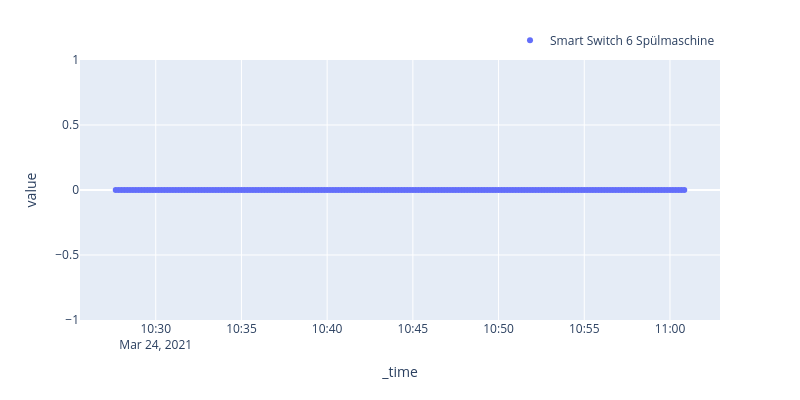

The notebook cell this image was saved under:
### Code cell
# df has columns: timestamp, energy_Wh  (each row is an amount, not a meter reading)
df = new_df.copy()
# df['_time'] = pd.to_datetime(df['_time'], utc=True, errors='coerce')
# df = df.resample('10s').mean()
df.to_csv('before_before.csv')
s = (df.groupby('_time', as_index=True)['Smart Switch 6 Spülmaschine']      # combine duplicate timestamps, if any
       .sum()
       .sort_index()
       .cumsum())                                             # cumulative energy

d = s.index.to_series().diff().dropna()
print(pd.Series({
    'min': d.min(), 'max': d.max(), 'median': d.median(), 'mean': d.mean()
}))

s_sampled = s.resample('10s', label='right', closed='right').last().ffill()

# print(s_sampled)

# s.index = pd.to_datetime(s.index, format='ISO8601', utc=True)
# if not isinstance(s.index, pd.DatetimeIndex):
#     s.index = pd.to_datetime(s.index, utc=True)
# s = s.sort_index()
# s.to_csv('test_before.csv')

# # s['timestamp'] = pd.to_datetime(s.index, utc=True, format='ISO8601')
# s_sampled = s.resample('10s', label='right', closed='right').last()
print(s_sampled)
s_sampled.to_csv('test_interpolation.csv')
# interpolated_s = interpolate_small_gaps_series(s_sampled, freq='10s', threshold="10h")
# print(interpolated_s)


# # put on a regular grid, e.g. 15 minutes
# idx = pd.date_range(s.index.min().floor('15min'),
#                     s.index.max().ceil('15min'),
#                     freq='15min', tz=s.index.tz)
# cum_Wh = s.reindex(idx).ffill().fillna(0)    

# fig = px.scatter(s_sampled[:2000])
fig = px.scatter(s[:200])
fig.update_layout(height=400)
fig.update_layout(width=800)
fig.update_layout(legend=dict(
    title=None,
    orientation="h",
    yanchor="bottom",
    y=1.02,
    xanchor="right",
    x=1
))
fig.show()

### Figure 1 — Plotly figure (JSON) as saved in the notebook; plotly's stock layout.template omitted (floating-point values rounded to 4 significant figures; data arrays with more than 128 entries replaced by an {"elided": "..."} marker saying what was removed)
{"data": [{"hovertemplate": "variable=Smart Switch 6 Spülmaschine<br>_time=%{x}<br>value=%{y}<extra></extra>", "legendgroup": "Smart Switch 6 Spülmaschine", "marker": {"color": "#636efa", "symbol": "circle"}, "mode": "markers", "name": "Smart Switch 6 Spülmaschine", "orientation": "v", "showlegend": true, "type": "scatter", "x": {"elided": "200 str values"}, "xaxis": "x", "y": {"elided": "200 float values"}, "yaxis": "y"}], "layout": {"height": 400, "legend": {"orientation": "h", "title": {}, "tracegroupgap": 0, "x": 1, "xanchor": "right", "y": 1.02, "yanchor": "bottom"}, "margin": {"t": 60}, "width": 800, "xaxis": {"anchor": "y", "domain": [0, 1], "title": {"text": "_time"}}, "yaxis": {"anchor": "x", "domain": [0, 1], "title": {"text": "value"}}}}
